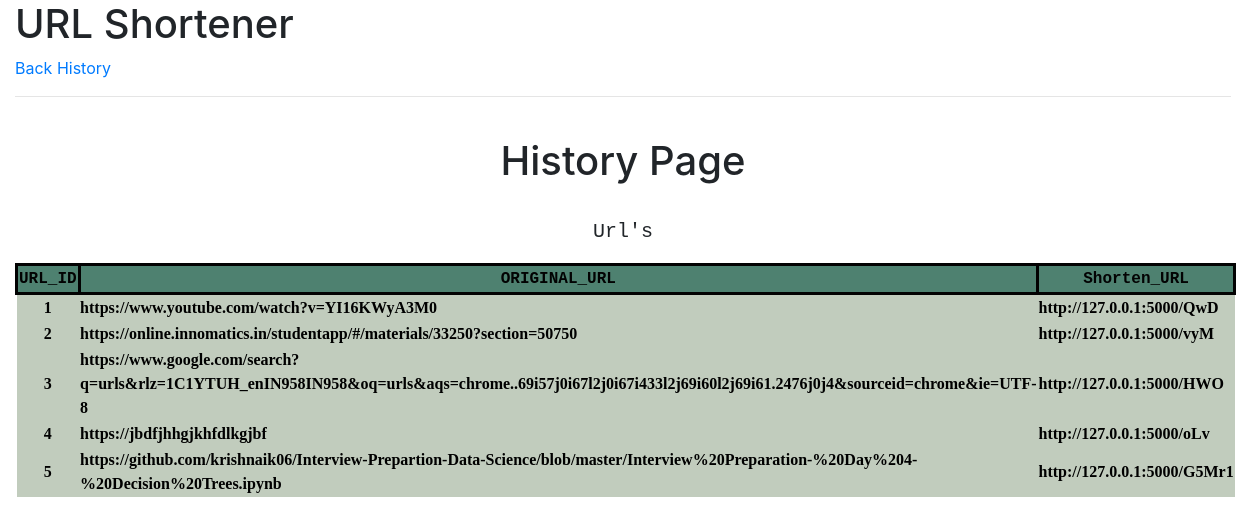
The page /all_urls (signed in) on the database its author committed.
### app.py (models this page shows, shortened)
class Urls(db.Model):
    __tablename__ = 'urls'
    id_ = db.Column("id_", db.Integer, primary_key=True)
    long = db.Column("long", db.String())
    short = db.Column("short", db.String(10))

### app.py (the view)
@app.route('/all_urls')
@login_required
def display_all():
    Hist = db.session.execute("Select * from urls")
    return render_template("all_urls.html", data =Hist)

### app.py (called while the page is built)
@login_manager.user_loader
def load_user(user_id):
    return User.query.get(user_id)

### templates/all_urls.html (shortened to what this page needs)
{% extends "base.html" %}
{% block content %}
<br />
<center>
<h1>History Page</h1>
</center>
<br />
<body>
<center>
    <p style = "font-size: 20px;font-family:'Courier New'">Url's </p>
<table  style="border-radius: 5px; border: none;">
    <tr>
        <th style="font-family:'Courier New'; border: solid; color:#2f4429; background-color: #4e8170; color:#020202;"><center>URL_ID</center></th>
        <th style="font-family:'Courier New'; border: solid; color:#e1eedd; background-color: #4e8170; color:#020202;"><center>ORIGINAL_URL</center></th>
        <th style="font-family:'Courier New'; border: solid; color:#e1eedd; background-color: #4e8170; color:#030303;"><center>Shorten_URL</center></th>
    </tr>
{% for key in data %}
<tr>
    <td style="font-family: Garamond, serif;color:#4e8170; background-color: #c1ccbd; color:#000000;"><center><b>{{key[0]}}</b></td>
    <td style="font-family: Garamond, serif;color:#4e8170; background-color: #c1ccbd; color:#000000;"><b>{{key[1]}}</b></td>
    <td style="font-family: Garamond, serif;color:#4e8170; background-color: #c1ccbd; color:#000000;"><b> http://127.0.0.1:5000/{{key[2]}}</b></td>
</tr>
{%endfor%}
</table>
{% endblock %}

### templates/base.html (shortened to what this page needs)
<!doctype html>
<html lang="en">
<head>
    <link rel="stylesheet" href="https://stackpath.bootstrapcdn.com/bootstrap/4.5.2/css/bootstrap.min.css">
</head>
<body>
    <div class="container-fluid">
        <h1>URL Shortener</h1>
        <nav>
            <a href='/'>Back</a>
            <a href='/all_urls'>History</a>
        </nav>
        <hr>
        {% block content%}
        {% endblock %}
    </div>
  </body>
</body>
</html>

### rows shown on the page
Urls: id_ "1", long "https://www.youtube.com/watch?v=YI16KWyA3M0", short "QwD"
Urls: id_ "2", long "https://online.innomatics.in/studentapp/#/materials/33250?section=50750", short "vyM"
Urls: id_ "3", long "https://www.google.com/search?q=urls&rlz=1C1YTUH_enIN958IN958&oq=urls&aqs=chrome..69i57j0i67l2j0i67i433l2j69i60l2j69i61.2476j0j4&sourceid=chrome&ie=UTF-8", short "HWO"
Urls: id_ "4", long "https://jbdfjhhgjkhfdlkgjbf", short "oLv"
Urls: id_ "5", long "https://github.com/krishnaik06/Interview-Prepartion-Data-Science/blob/master/Interview%20Preparation-%20Day%204-%20Decision%20Trees.ipynb", short "G5Mr1"
